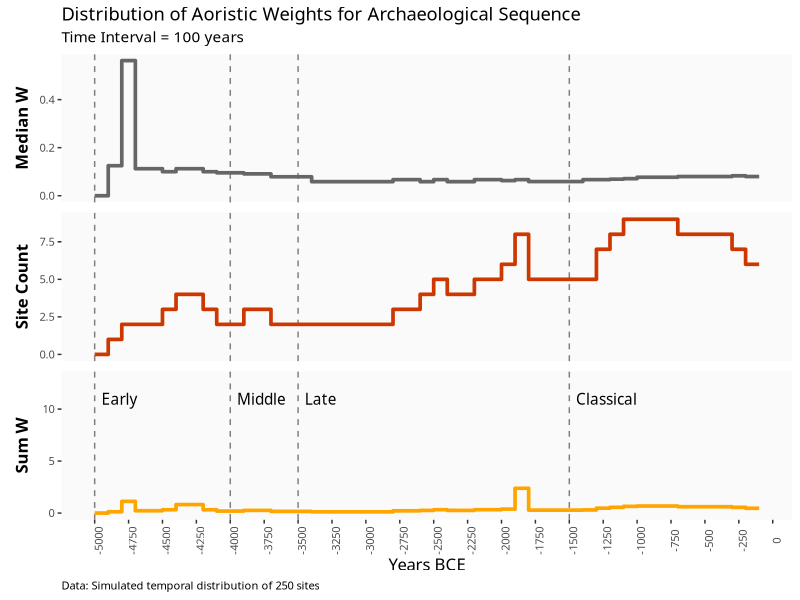
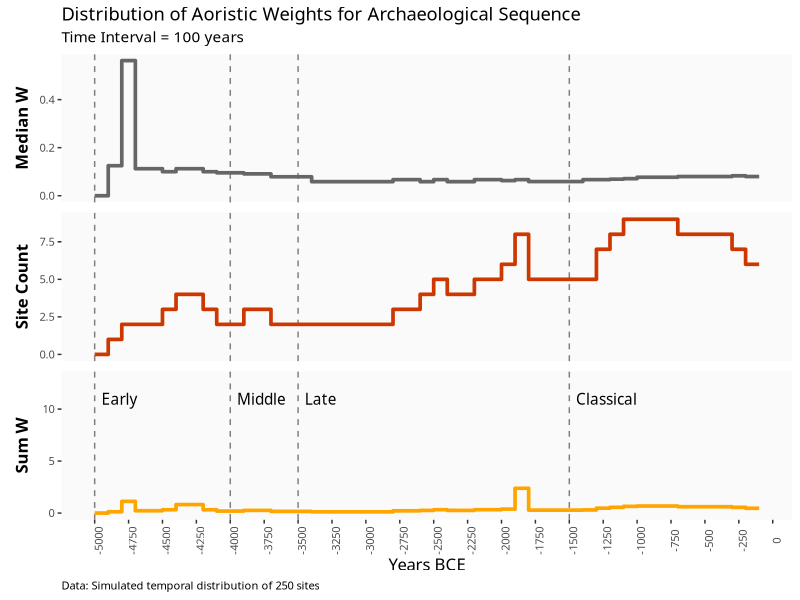

Source code (R) for these figures, in order:
##########################
# my first attempt at making this work.  This code works, but is not very effiecient
# I'll leave this as is, but the better implimentation is to use the 
# aorist function I wrote with all data.table and data.table::foverlaps()
# It is by far the fastest way to go (without better math or deep parallelization)
########################

# http://stackoverflow.com/a/17257422/2259277
number_ticks <- function(n){
  function(limits) pretty(limits, n)
}

library("ggplot2")
library("dplyr")
library("data.table")
library("tidyr")
library("reshape2")
library("scales")

time_step_size <- 100 # years
seq_begin <- -5000
seq_end   <- 0
sim_site_count <- 20

periods <- data.frame(
  period = c("a","b","c","d"),
  begin  = c(-5000, -4000, -3500, -1500),
  end    = c(-4000, -3500, -1500, -100)) %>%
  mutate(duration = abs(begin - end))

time_steps <- data.frame(
  step  = seq(1:(abs(seq_begin)/time_step_size)),
  begin = seq(seq_begin,(seq_end-time_step_size), by = time_step_size),
  end   = seq((seq_begin+time_step_size),seq_end, by = time_step_size))

# sites <- data.frame(
#   name  = c("Site_1", "Site_2", "Site_3", "Site_4"),
#   begin = c(-3500, -2000, -4800, -3600),
#   end   = c(-1500, -1500, -1200, -1800)) %>%
#   mutate(s_duration = abs(begin - end))

sites <- data.frame(
  name  = seq(1:sim_site_count),
  begin = sample(seq(-5000,-1000, by = 100), sim_site_count, replace = TRUE)) %>%
  mutate(end = begin + sample(seq(100, 3000, by = 100),
                              length(begin), replace = TRUE),
         end = ifelse(end > 0, 0, end))

# join by range using data.table::foverlaps()
time_steps_DT <- time_steps
sites_DT <- sites
setDT(time_steps_DT)
setDT(sites_DT)
setkey(time_steps_DT, begin, end)

# create overlap and report site and time_step
# problem is, this include periods that only overlap by being/end value
# that is: a site dated 1,500 - 1000 will pick up periods on either end 
# of the start/end if they fall on end/start of periods 
# e.g. period 2,500 to 1,500 would be pickedup because the single year of 1,500 overlaps
# but the site is clearly not in the 2,500 to 1,500 period.
# fiter to remove any periods that attach by the single begin/end date overlap
# (could figure out how to do this for index is needed)
overlap_names <- data.table::foverlaps(sites_DT, time_steps_DT, type = "any", which = FALSE) %>%
  filter(i.begin != end & i.end != begin)

# Calculate weights
# summarise weights by step size
# join in time_steps and NA -> 0 for steps with no sites
weights <- overlap_names %>%
  data.frame() %>%
  group_by(name) %>%
  mutate(site_count = n(),
         W = (time_step_size / abs(i.end - i.begin)),
         W = round(W,3)) %>%
  arrange(name, step)

W_site <- weights %>%
  group_by(name) %>%
  summarise(site_W = mean(W))

W_timestep <- weights %>%
  group_by(step) %>%
  summarise(step_W = sum(W),
            median_step_W = median(W),
            site_count = n()) %>%
  right_join(., time_steps) %>%
  replace_na(list(step_W = 0, site_count = 0, median_step_W = 0))

## Sum W to 1 test == PASS!
overlap_names %>%
  data.frame() %>%
  group_by(name) %>%
  mutate(site_count = n(),
         W = (1/site_count),
         W = round(W,3)) %>%
  summarise(w_sum = sum(W)) %>%
  summary()

plot_dat <- W_timestep %>%
  dplyr::select(begin, step_W, median_step_W, site_count) %>%
  rename(`Sum W` = step_W, `Median W` = median_step_W, 
         `Site Count` = site_count) %>%
  melt(id = "begin")

text_df <- data.frame(begin = c(periods$begin + 50, -3000), 
                      value = c(11,11,11,11,13),
                      txt = c("Early", "Middle", "Late", "Classical",""),
                      variable = "Sum W")

ggplot(plot_dat,aes(x = begin, y = value, color = variable)) +
  geom_vline(xintercept = periods$begin, 
             linetype = 2, color = "gray50", size = 0.50) +
  geom_step(size = 1.25) +
  scale_color_manual(values = c("orange", "gray40", "orangered3")) +
  geom_text(data = text_df, color = "black",
            aes(label = txt), hjust = "left",
            family = "TrebuchetMS-Italic") +
  theme_bw() +
  scale_x_continuous(breaks=seq(-5000,0,by = 250)) +
  facet_wrap(~variable, scale = "free_y", 
             nrow = 3, strip.position = "left") +
  labs(title="Distribution of Aoristic Weights for Archaeological Sequence",
       subtitle="Time Interval = 100 years",
       caption="Data: Simulated temporal distribution of 250 sites",
       x = "Years BCE") +
  ylab(NULL) +
  theme(
    strip.placement = "outside",
    strip.background = element_blank(),
    strip.text = element_text(colour = "black", size = 12, face = "bold", 
                              family = "Trebuchet MS"),
    axis.text.x = element_text(angle = 90, size = 8, family = "Trebuchet MS"),
    axis.text.y = element_text(size = 8, family = "Trebuchet MS"),
    # axis.ticks.y = element_blank(),
    axis.title = element_text(size = 12, family = "Trebuchet MS"),
    plot.caption = element_text(size = 8, hjust=0, margin=margin(t=5), 
                                family = "Trebuchet MS"),
    plot.title=element_text(family="TrebuchetMS-Bold"),
    plot.subtitle=element_text(family="TrebuchetMS-Italic"),
    legend.position="none",
    panel.grid.major = element_blank(),
    panel.grid.minor = element_blank(),
    panel.border = element_blank(),
    panel.background = element_rect(fill = "gray98"),
    panel.spacing = unit(0.5, "lines")
  )

ggsave("/Users/mattharris/Dropbox/R/gomez_etal_spatio_temporal/sim_aoristic.png", 
       width = 8, height = 5)










